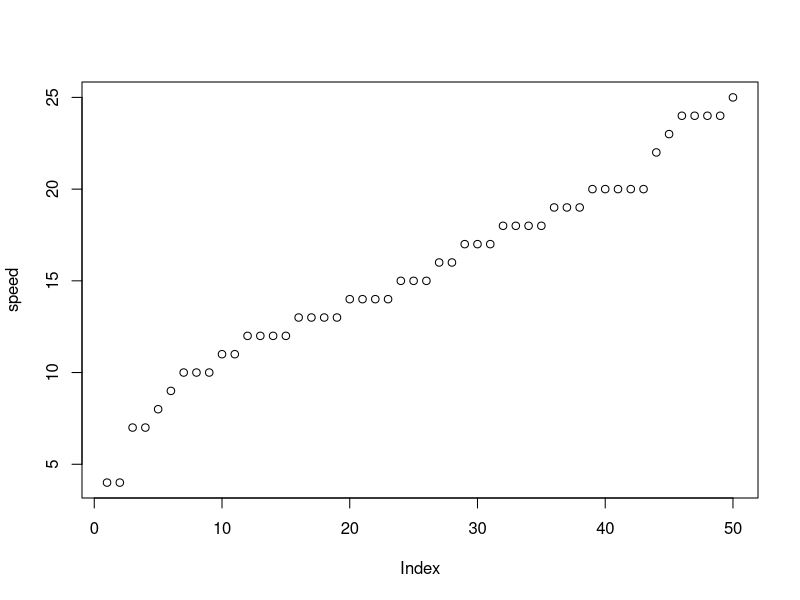
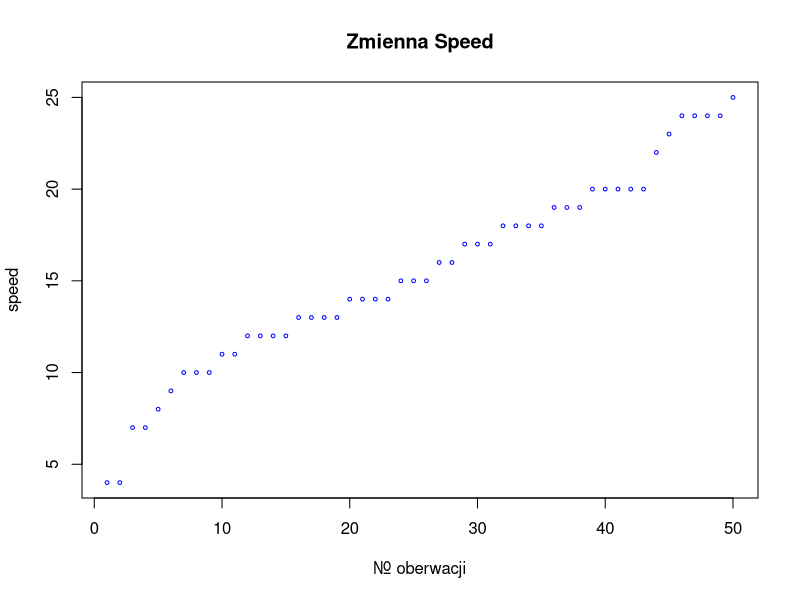
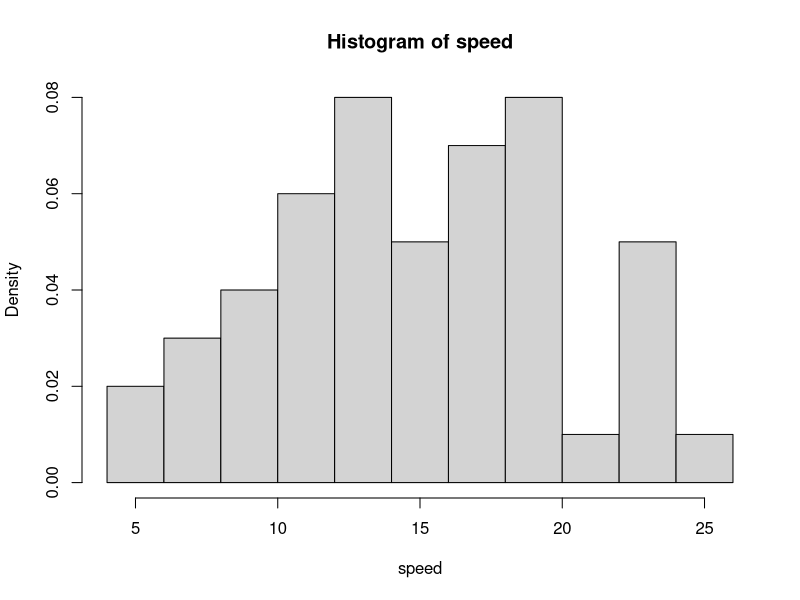
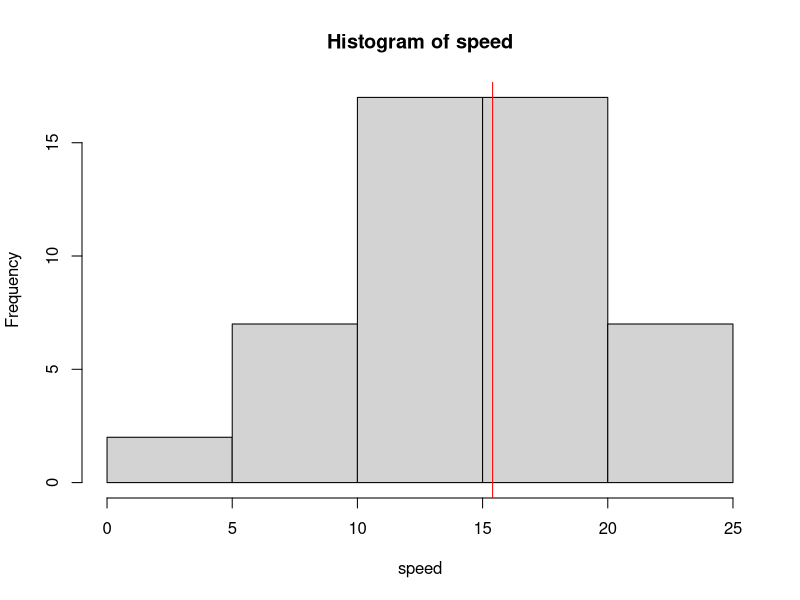
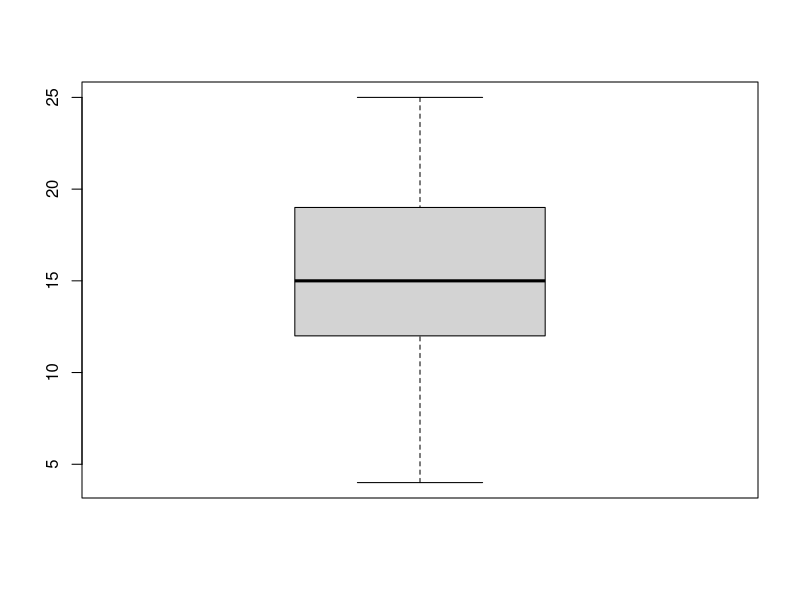
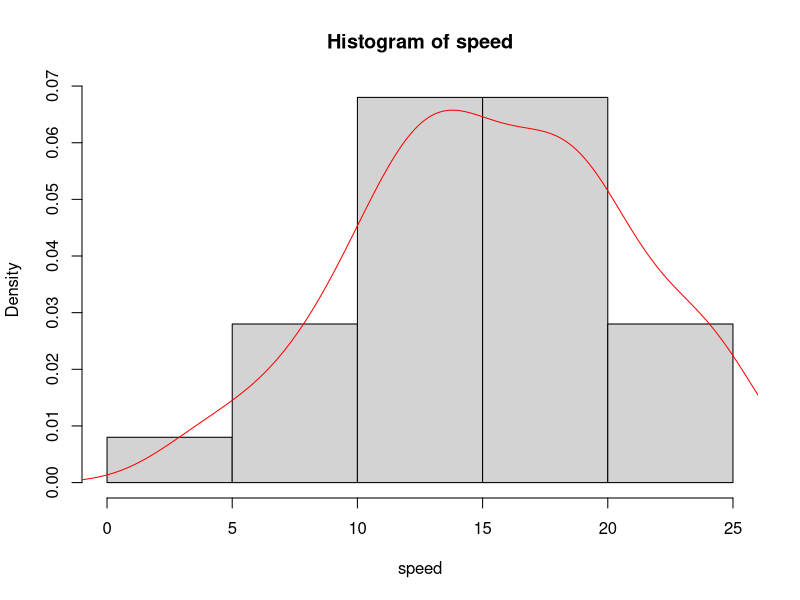

Source code (R) for these figures, in order:
attach(cars)
names(cars)
View(cars)
speed
length(speed)
summary(speed)
var(speed)
sd(speed)
#visualization
plot(speed)
plot(speed, type='p',col='blue',cex=0.5,
     xlab ="Nr. oberwacji",
     y_lab ="Wartosc zmiennej",
     main = "Zmienna Speed")
#hisogram
hist(speed, freq=FALSE,breaks=10)
str(hist(speed))
abline(v = mean(speed),col='red')
#Boxplot
boxplot(speed)
#hist &density
hist(speed,freq=FALSE)
lines(density(speed),col='red')
